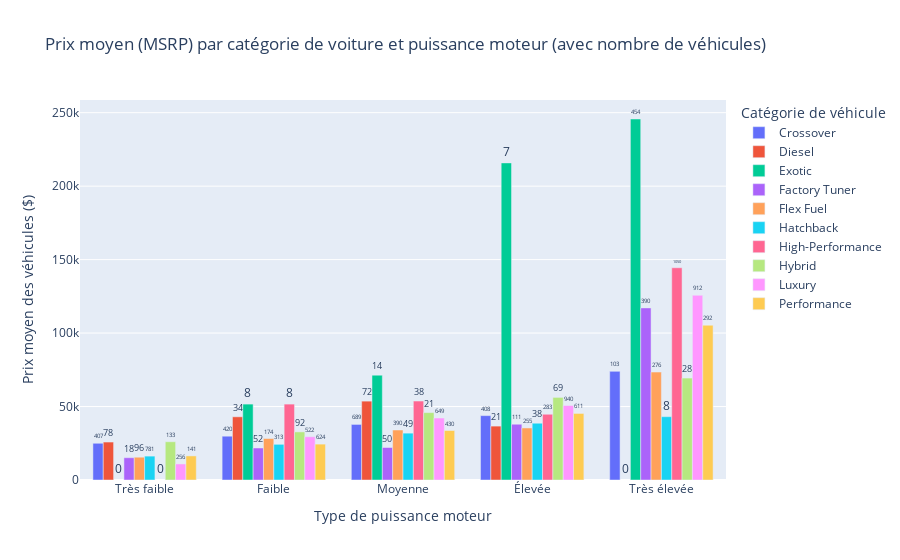

Source (notebook cell):
### Markdown cell above
## Analyse croisée de la consommation moyenne selon la puissance moteur et le nombre de cylindres

Ce graphique interactif illustre la consommation moyenne de carburant (exprimée en miles par gallon – MPG) en fonction de deux caractéristiques mécaniques clés : la puissance du moteur et le nombre de cylindres. L’objectif est de mettre en évidence les liens entre performance moteur et rendement énergétique.

### Distribution générale : plus de puissance, moins de sobriété

On observe une **diminution progressive de la consommation moyenne (MPG) à mesure que la puissance augmente**. Cela confirme l’intuition selon laquelle les véhicules les plus puissants, quelle que soit leur configuration mécanique, sont aussi les moins économes en carburant. Cette tendance peut s’expliquer par plusieurs facteurs :

- Une **augmentation de la cylindrée et du couple** nécessite plus d’énergie, donc plus de carburant.
- Les véhicules puissants sont souvent plus **lourds, rapides ou orientés performance**, ce qui augmente naturellement la consommation.
- Une **sollicitation plus importante du moteur** dans les plages de puissance supérieures induit des pertes énergétiques.

### L'influence du nombre de cylindres

En croisant la puissance avec le nombre de cylindres, plusieurs observations se dégagent :

- Les **moteurs 3 et 4 cylindres** restent globalement les plus sobres, même dans les tranches moyennes de puissance.
- À partir de **6 cylindres**, la consommation moyenne augmente sensiblement et suit une évolution relativement stable selon la puissance.
- Les moteurs à **10, 12, voire 16 cylindres** présentent une consommation très élevée, cohérente avec leur usage dans des véhicules de luxe, sportifs ou utilitaires haut de gamme.

Cette répartition démontre que le **nombre de cylindres est un indicateur fiable de rendement énergétique**, en complément de la puissance brute du moteur.

### Hypothèses explicatives et interprétations

Plusieurs hypothèses permettent de compléter l’interprétation de ces résultats :

- **Optimisation technologique** : certains moteurs 4 cylindres très performants affichent une consommation contenue grâce aux innovations (turbo, hybridation, désactivation de cylindres, etc.).
- **Catégories des véhicules** : les véhicules à fort nombre de cylindres appartiennent souvent à des catégories plus énergivores (SUV, sportives, utilitaires).
- **Évolution réglementaire** : des motorisations avec une réduction de cylindrée apparaissent dans les tranches de puissance élevées, pour concilier performance et sobriété.

### Conclusion

Ce graphique montre que la consommation moyenne des véhicules est **étroitement corrélée à la puissance moteur et au nombre de cylindres**. Si la tendance générale confirme qu’un moteur plus puissant consomme davantage, des nuances apparaissent selon les technologies utilisées et les segments de véhicules. Cette analyse permet d'évaluer les compromis entre performance et efficacité énergétique pour les voitures que nous souhaitons vendre. Il serait interessant de faire une étude comparative des prix des véhicules en fonction de son moteur et d'observer quels sont les catégories de voitures qui se démarquent.

### Code cell
# Nettoyage et préparation
df_clean = df.dropna(subset=['Engine HP', 'Market Category', 'MSRP']).copy()
df_clean['HP Range'] = pd.qcut(df_clean['Engine HP'], q=5, labels=[
    'Très faible', 'Faible', 'Moyenne', 'Élevée', 'Très élevée'])
df_clean['Market Category'] = df_clean['Market Category'].str.split(',')
df_exploded = df_clean.explode('Market Category')

# Calcul du prix moyen
df_price = df_exploded.groupby(['HP Range', 'Market Category'])['MSRP'].mean().reset_index()
df_price['MSRP'] = df_price['MSRP'].round(0)

# Nombre de véhicules
vehicle_counts = df_exploded.groupby(['HP Range', 'Market Category']).size().reset_index(name='Nombre de véhicules')
df_price_annotated = df_price.merge(vehicle_counts, on=['HP Range', 'Market Category'])

# Création du graphique avec annotations visibles
fig = go.Figure()
categories = df_price_annotated['Market Category'].unique()
hp_order = ['Très faible', 'Faible', 'Moyenne', 'Élevée', 'Très élevée']

for category in categories:
    df_cat = df_price_annotated[df_price_annotated['Market Category'] == category]
    fig.add_trace(go.Bar(
        x=df_cat['HP Range'],
        y=df_cat['MSRP'],
        name=category,
        text=df_cat['Nombre de véhicules'],
        textposition='outside',  # texte visible au-dessus des barres
        hovertemplate='<b>%{x}</b><br>Catégorie: ' + category + '<br>Prix moyen: $%{y}<br>Nombre de véhicules: %{text}',
    ))

# Mise en forme
fig.update_layout(
    barmode='group',
    title="Prix moyen (MSRP) par catégorie de voiture et puissance moteur (avec nombre de véhicules)",
    xaxis_title="Type de puissance moteur",
    yaxis_title="Prix moyen des véhicules ($)",
    legend_title="Catégorie de véhicule",
    xaxis={'categoryorder': 'array', 'categoryarray': hp_order}
)

fig.show()

### Figure 1 — Plotly figure (JSON) as saved in the notebook; plotly's stock layout.template omitted (floating-point values rounded to 4 significant figures)
{"data": [{"hovertemplate": "<b>%{x}</b><br>Catégorie: Crossover<br>Prix moyen: $%{y}<br>Nombre de véhicules: %{text}", "name": "Crossover", "text": [407.0, 420.0, 689.0, 408.0, 103.0], "textposition": "outside", "type": "bar", "x": ["Très faible", "Faible", "Moyenne", "Élevée", "Très élevée"], "y": [25000.0, 29810.0, 37830.0, 43810.0, 73930.0]}, {"hovertemplate": "<b>%{x}</b><br>Catégorie: Diesel<br>Prix moyen: $%{y}<br>Nombre de véhicules: %{text}", "name": "Diesel", "text": [78.0, 34.0, 72.0, 21.0, 0.0], "textposition": "outside", "type": "bar", "x": ["Très faible", "Faible", "Moyenne", "Élevée", "Très élevée"], "y": [25830.0, 43010.0, 53680.0, 36680.0, NaN]}, {"hovertemplate": "<b>%{x}</b><br>Catégorie: Exotic<br>Prix moyen: $%{y}<br>Nombre de véhicules: %{text}", "name": "Exotic", "text": [0.0, 8.0, 14.0, 7.0, 454.0], "textposition": "outside", "type": "bar", "x": ["Très faible", "Faible", "Moyenne", "Élevée", "Très élevée"], "y": [NaN, 51660.0, 71360.0, 215800.0, 245700.0]}, {"hovertemplate": "<b>%{x}</b><br>Catégorie: Factory Tuner<br>Prix moyen: $%{y}<br>Nombre de véhicules: %{text}", "name": "Factory Tuner", "text": [18.0, 52.0, 50.0, 111.0, 390.0], "textposition": "outside", "type": "bar", "x": ["Très faible", "Faible", "Moyenne", "Élevée", "Très élevée"], "y": [15170.0, 21790.0, 22120.0, 37960.0, 117100.0]}, {"hovertemplate": "<b>%{x}</b><br>Catégorie: Flex Fuel<br>Prix moyen: $%{y}<br>Nombre de véhicules: %{text}", "name": "Flex Fuel", "text": [96.0, 174.0, 390.0, 255.0, 276.0], "textposition": "outside", "type": "bar", "x": ["Très faible", "Faible", "Moyenne", "Élevée", "Très élevée"], "y": [15510.0, 28230.0, 34020.0, 35420.0, 73460.0]}, {"hovertemplate": "<b>%{x}</b><br>Catégorie: Hatchback<br>Prix moyen: $%{y}<br>Nombre de véhicules: %{text}", "name": "Hatchback", "text": [781.0, 313.0, 49.0, 38.0, 8.0], "textposition": "outside", "type": "bar", "x": ["Très faible", "Faible", "Moyenne", "Élevée", "Très élevée"], "y": [16260.0, 24280.0, 31890.0, 38640.0, 43090.0]}, {"hovertemplate": "<b>%{x}</b><br>Catégorie: High-Performance<br>Prix moyen: $%{y}<br>Nombre de véhicules: %{text}", "name": "High-Performance", "text": [0.0, 8.0, 38.0, 283.0, 1050.0], "textposition": "outside", "type": "bar", "x": ["Très faible", "Faible", "Moyenne", "Élevée", "Très élevée"], "y": [NaN, 51660.0, 53750.0, 44740.0, 144500.0]}, {"hovertemplate": "<b>%{x}</b><br>Catégorie: Hybrid<br>Prix moyen: $%{y}<br>Nombre de véhicules: %{text}", "name": "Hybrid", "text": [133.0, 92.0, 21.0, 69.0, 28.0], "textposition": "outside", "type": "bar", "x": ["Très faible", "Faible", "Moyenne", "Élevée", "Très élevée"], "y": [26060.0, 32750.0, 45870.0, 56230.0, 69360.0]}, {"hovertemplate": "<b>%{x}</b><br>Catégorie: Luxury<br>Prix moyen: $%{y}<br>Nombre de véhicules: %{text}", "name": "Luxury", "text": [256.0, 522.0, 649.0, 940.0, 912.0], "textposition": "outside", "type": "bar", "x": ["Très faible", "Faible", "Moyenne", "Élevée", "Très élevée"], "y": [10930.0, 29440.0, 42190.0, 50700.0, 125700.0]}, {"hovertemplate": "<b>%{x}</b><br>Catégorie: Performance<br>Prix moyen: $%{y}<br>Nombre de véhicules: %{text}", "name": "Performance", "text": [141.0, 624.0, 430.0, 611.0, 292.0], "textposition": "outside", "type": "bar", "x": ["Très faible", "Faible", "Moyenne", "Élevée", "Très élevée"], "y": [16400.0, 24430.0, 33680.0, 45300.0, 105300.0]}], "layout": {"barmode": "group", "legend": {"title": {"text": "Catégorie de véhicule"}}, "title": {"text": "Prix moyen (MSRP) par catégorie de voiture et puissance moteur (avec nombre de véhicules)"}, "xaxis": {"categoryarray": ["Très faible", "Faible", "Moyenne", "Élevée", "Très élevée"], "categoryorder": "array", "title": {"text": "Type de puissance moteur"}}, "yaxis": {"title": {"text": "Prix moyen des véhicules ($)"}}}}
